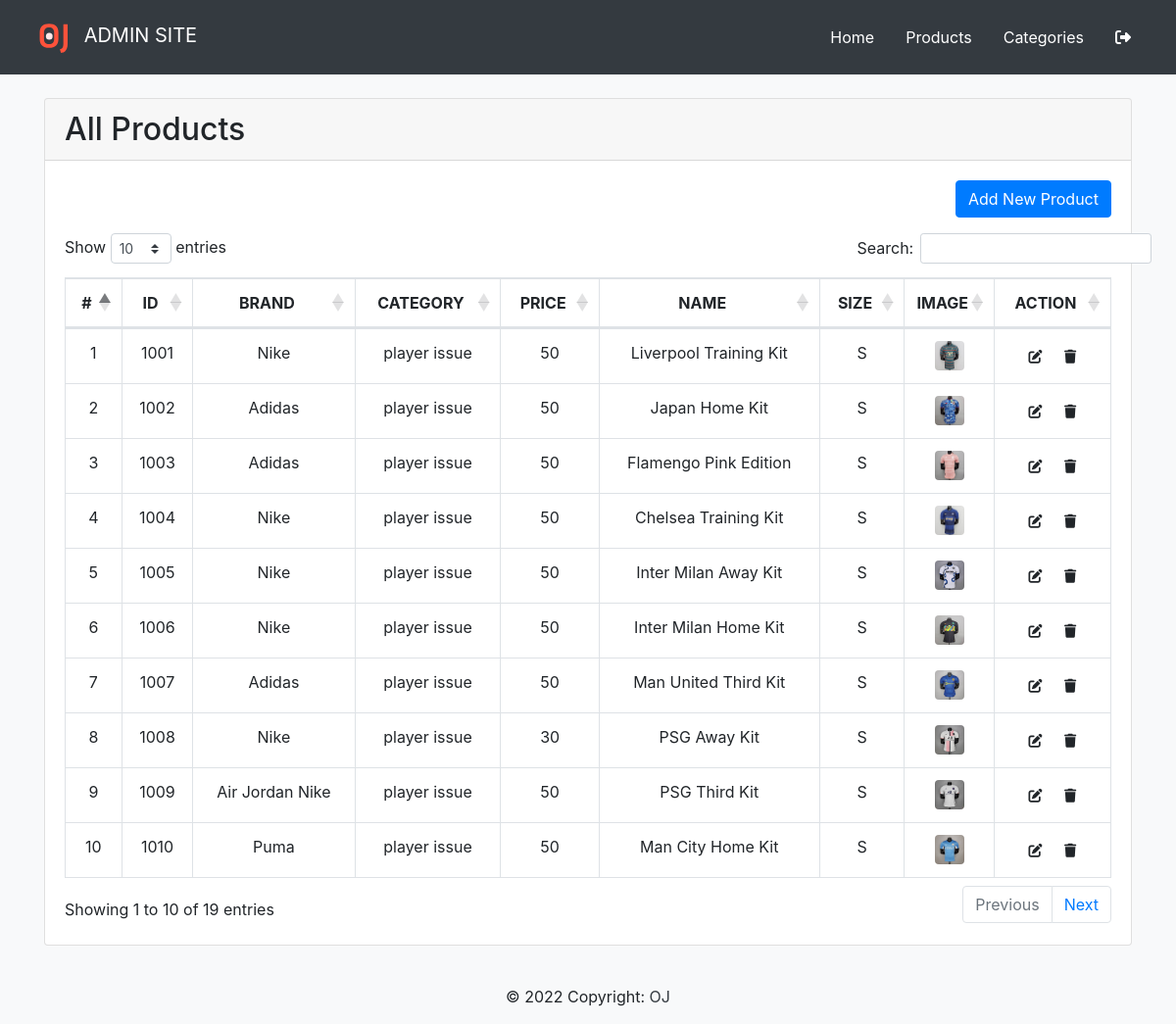
/admin/products.php, run on the app's committed database.
### tables this page shows
CREATE TABLE `jersey` (
  `jersey_id` int NOT NULL,
  `brand_id` int NOT NULL,
  `category_id` int NOT NULL,
  `jersey_price` int DEFAULT NULL,
  `jersey_name` varchar(255) DEFAULT NULL,
  `jersey_size` varchar(100) DEFAULT NULL,
  `jersey_image` varchar(255) DEFAULT NULL,
  `created_at` timestamp NULL DEFAULT NULL,
  `updated_at` timestamp NULL DEFAULT NULL
);

CREATE TABLE `brand` (
  `brand_id` int NOT NULL,
  `brand_name` varchar(255) NOT NULL
);

CREATE TABLE `category` (
  `category_id` int NOT NULL,
  `category_name` varchar(255) DEFAULT NULL,
  `category_type` varchar(255) DEFAULT NULL,
  `created_at` timestamp NULL DEFAULT NULL,
  `updated_at` timestamp NULL DEFAULT NULL
);

### admin/products.php (the view, shortened to what this page needs)
<!doctype html>
<html lang="en">
  <head>
    <?php include('layouts/header.php') ?>
  </head>
  <body class="bg-light">
      <?php include('layouts/navbar.php'); ?>
    <div class="container mb-4">
      <div class="card">
        <h2 class="card-header">All Products</h2>
        <div class="card-body">
          <div class="row align-item-start">
            <div class="col"></div>
            <div class="col"></div>
            <div class="col"><a class="btn btn-primary ml-3 float-right" href="product-add.php">Add New Product</a></div>
          </div>
              <table class="table table-bordered text-center" id="dataTable">
                <thead>
                  <tr>
                    <th scope="col" class="text-center">#</th>
                    <th scope="col" class="text-center">ID</th>
                    <th scope="col" class="text-center">BRAND</th>
                    <th scope="col" class="text-center">CATEGORY</th>
                    <th scope="col" class="text-center">PRICE</th>
                    <th scope="col" class="text-center">NAME</th>
                    <th scope="col" class="text-center">SIZE</th>
                    <th scope="col" class="text-center" width="50px">IMAGE</th>
                    <th scope="col" class="text-center">ACTION</th>
                  </tr>
                </thead>
                <tbody>
                <?php
                  include('connection.php');
                  $sql = mysqli_query($conn, "select category.category_name as categoryname, brand.brand_name as brand, jersey.* from jersey inner join category on category.category_id=jersey.category_id inner join brand on brand.brand_id=jersey.brand_id");
                  $count=1;
                  while($data=mysqli_fetch_array($sql))
                  {
                    $path = $data['jersey_image'];
                ?>
                  <tr>
                    <td><?php echo $count; ?></td>
                    <td><?php echo $data['jersey_id'];?></td>
                    <td><?php echo $data['brand'];?></td>
                    <td><?php echo $data['categoryname'];?></td>
                    <td><?php echo $data['jersey_price'];?></td>
                    <td><?php echo $data['jersey_name'];?></td>
                    <td><?php echo $data['jersey_size'];?></td>
                    <td>
                      <a href="/images/<?php echo $path; ?>" target="_BLANK"><img src="/images/<?php echo $path; ?>" class="rounded" width="30px" height="30px"></a>
                    </td>
                    <td>
                    <button type="button" class="btn btn-sm"><a href="product-update.php?updateId=<?php echo $data['jersey_id'] ?>"><i class="fa-solid fa-pen-to-square" style="color: #212529;"></i></a></button>
                    <button class="btn btn-sm"><a href="product-delete.php?deleteId=<?php echo $data['jersey_id'] ?>"><i class="fa-solid fa-trash" style="color: #212529;"></i></a></button>
                    </td>
                  </tr>
                  <?php
                  $count++;
                  }
                  ?>
                </tbody>
              </table>
        </div>
      </div>
    </div>
    <?php include('layouts/footer.php'); ?>
  </body>
</html>

### data on the page
jersey: jersey_id "1001", brand.brand_name "Nike", category.category_name "player issue", jersey_price "50", jersey_name "Liverpool Training Kit", jersey_size "S", jersey_image (picture)
jersey: jersey_id "1002", brand.brand_name "Adidas", category.category_name "player issue", jersey_price "50", jersey_name "Japan Home Kit", jersey_size "S", jersey_image (picture)
jersey: jersey_id "1003", brand.brand_name "Adidas", category.category_name "player issue", jersey_price "50", jersey_name "Flamengo Pink Edition", jersey_size "S", jersey_image (picture)
jersey: jersey_id "1004", brand.brand_name "Nike", category.category_name "player issue", jersey_price "50", jersey_name "Chelsea Training Kit", jersey_size "S", jersey_image (picture)
jersey: jersey_id "1005", brand.brand_name "Nike", category.category_name "player issue", jersey_price "50", jersey_name "Inter Milan Away Kit", jersey_size "S", jersey_image (picture)
jersey: jersey_id "1006", brand.brand_name "Nike", category.category_name "player issue", jersey_price "50", jersey_name "Inter Milan Home Kit", jersey_size "S", jersey_image (picture)
jersey: jersey_id "1007", brand.brand_name "Adidas", category.category_name "player issue", jersey_price "50", jersey_name "Man United Third Kit", jersey_size "S", jersey_image (picture)
jersey: jersey_id "1008", brand.brand_name "Nike", category.category_name "player issue", jersey_price "30", jersey_name "PSG Away Kit", jersey_size "S", jersey_image (picture)
jersey: jersey_id "1009", brand.brand_name "Air Jordan Nike", category.category_name "player issue", jersey_price "50", jersey_name "PSG Third Kit", jersey_size "S", jersey_image (picture)
jersey: jersey_id "1010", brand.brand_name "Puma", category.category_name "player issue", jersey_price "50", jersey_name "Man City Home Kit", jersey_size "S", jersey_image (picture)
